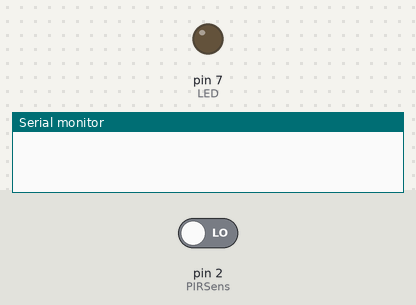
This sketch was run on a simulated Arduino Uno, built with avr-gcc and run on an emulated ATmega328P. Shown: output pins drawn as LEDs (lit = HIGH), the last lines printed to the serial monitor. Inputs (shaded band) come from the test bench; at power-on: pin 2 (PIRSens) LOW.

Above: at 1.2 s.
1.3 s: pin 2 (PIRSens) driven HIGH
At 2.5 s:
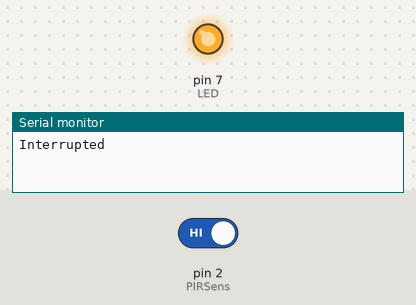
2.8 s: pin 2 (PIRSens) driven LOW
At 3.7 s:
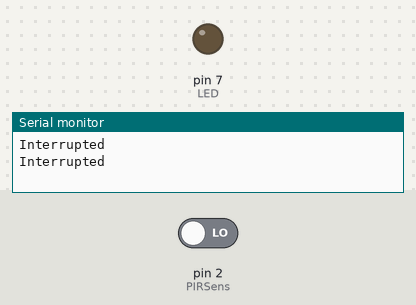
Timing chart, 0 to 5.8 s (numbered marks = the images above; inputs shaded):
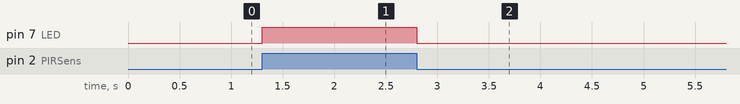

The sketch:

task2BH.ino
```cpp
int PIRSens = 2;
bool curr_State = false;
int LED = 7;

void setup()
{
  Serial.begin(9600);
  pinMode(LED, OUTPUT);
  pinMode(PIRSens, INPUT);

  attachInterrupt(digitalPinToInterrupt(PIRSens), swap, CHANGE);
}

void loop()
{
  delay(1000);
}

void swap()
{
  curr_State = !curr_State;
  digitalWrite(LED, curr_State);
  Serial.println("Interrupted");
}
```

Measured:
- after the input at 1.3 s, pin 7 (LED): LOW → HIGH at once
- after the input at 2.8 s, pin 7 (LED): HIGH → LOW at once
